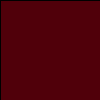
Frame 1 (no input)
Frame 60 (the mouse pressed at the canvas centre just before this capture): identical to frame 1, image omitted
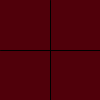
Frame 120 (the mouse held since frame 60 and released just before this capture)

The Processing sketch that drew these frames (run headless with seeded random() and noise(); from frame 60 on, the mouse is pressed at the canvas centre):

// Processing sketch: exercise_22_3
// ── exercise_22_3.pde
//Create a custom cursor that changes as the mouse moves 
//through the display window.

void setup() {
  size(100,100);
  smooth();
}

void draw() {
  background(80,0,10);
  if (mousePressed == true) {
    cursor(HAND);
  } else {
    cursor(MOVE);
  }
  line(mouseX, 0, mouseX, height);
  line(0, mouseY, height, mouseY);
}
